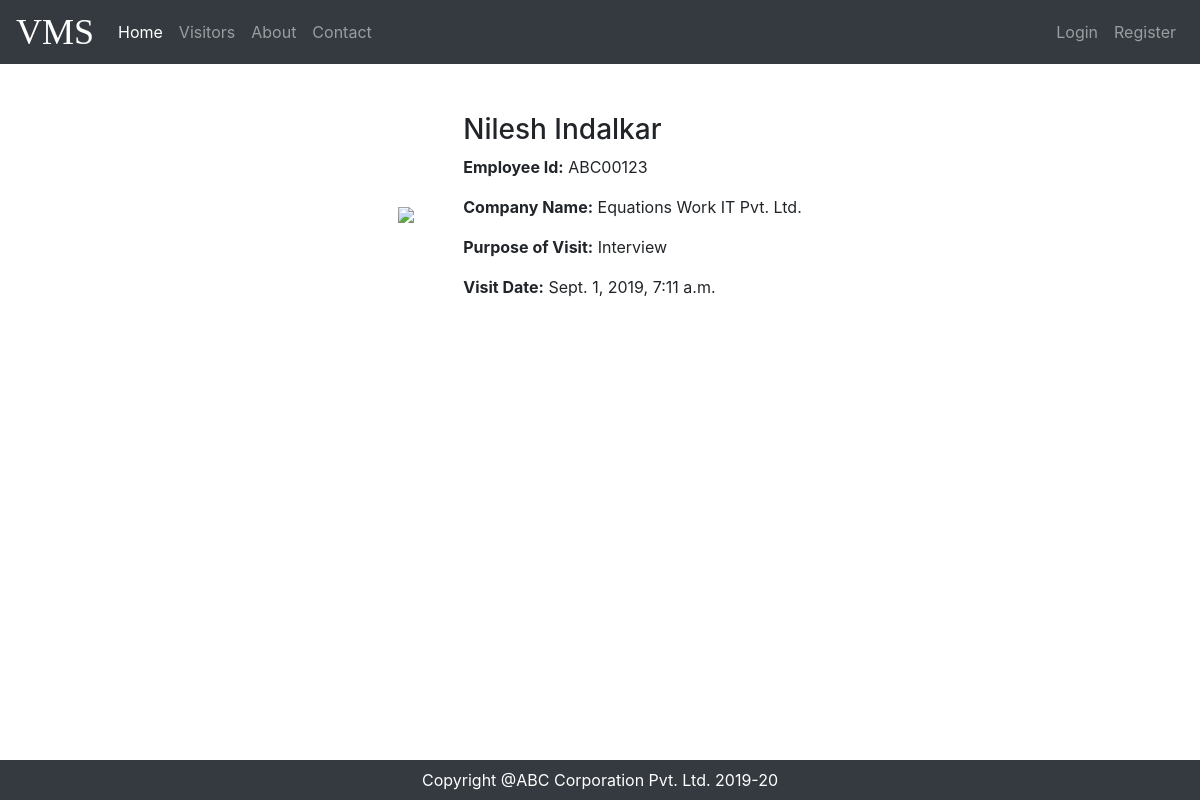
The page /visitors/2 on the database its author committed.
### visitor/models.py (models this page shows)
class Visitor(models.Model):
    visitor_name = models.CharField(max_length=200)
    employee_id = models.CharField(max_length=20)
    company = models.ForeignKey(Company, on_delete=models.CASCADE)
    purpose = models.CharField(max_length=200)
    visit_date = models.DateTimeField('visit_date')
    def __str__(self):
        return self.visitor_name

class Company(models.Model):
    company_name = models.CharField(max_length=200)
    location = models.CharField(max_length=50)
    def __str__(self):
        return self.company_name

### visitor/views.py (the view)
# urls.py: path('<id>', visitorsDetail, name="visitors_detail"),
def visitorsDetail(request, id):
    visitors_detail = Visitor.objects.get(pk=id)
    print(f'Details:',visitors_detail)
    context = {'visitors_detail': visitors_detail, 'title':'VMS | Visitor Details'}
    return render(request, 'visitor/visitors_detail.html', context)

### visitor/templates/visitor/visitors_detail.html
{% extends 'visitors_management/base.html' %}
{% block content %}
    <table align="center" class="mt-5">
        <tr>
          <td rowspan="5" class="pr-5">
              <img src="https://pngimage.net/wp-content/uploads/2018/05/default-user-profile-image-png-6.png" height="150px">
          </td>
          <td>
              <h3>{{visitors_detail.visitor_name}}</h3>
              <p><b>Employee Id:</b> {{visitors_detail.employee_id}}</p>
              <p><b>Company Name:</b> {{visitors_detail.company}}</p>
              <p><b>Purpose of Visit:</b> {{visitors_detail.purpose}}</p>
              <p><b>Visit Date:</b> {{visitors_detail.visit_date}}</p>
          </td>
        </tr>
    </table>
{% endblock%}

### rows shown on the page
Visitor: visitor_name "Nilesh Indalkar", employee_id "ABC00123", company "Equations Work IT Pvt. Ltd.", purpose "Interview", visit_date "Sept. 1, 2019, 7:11 a.m."
